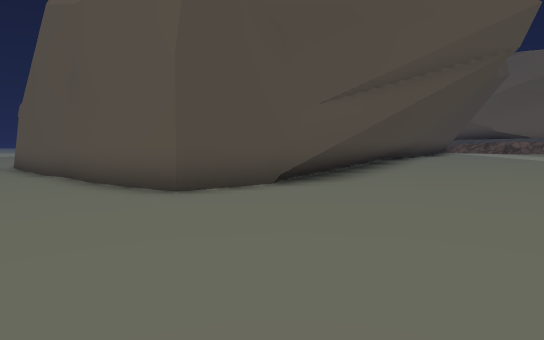
View 1 (above)

21 first-person views from a walk through a Unity game level. The camera is 1.4 m above the floor, tilts 4° down and sees 80° across. The floor is counted in squares, 2 m on a side. Each view is taken from the middle of a square. On the plan, view 1 faces up. The plan holds only what a view shows up to about 10 squares ahead; the rest is blank. The place goes on beyond the plan. Some surface patterns are stand-ins.

View 2
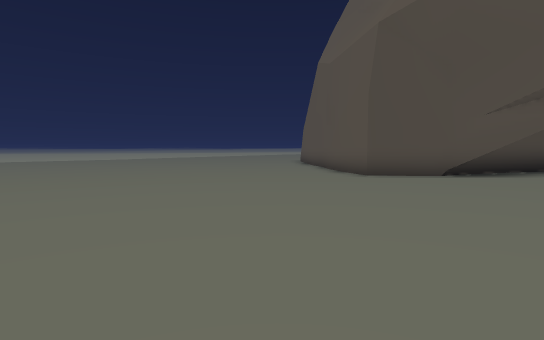

View 3
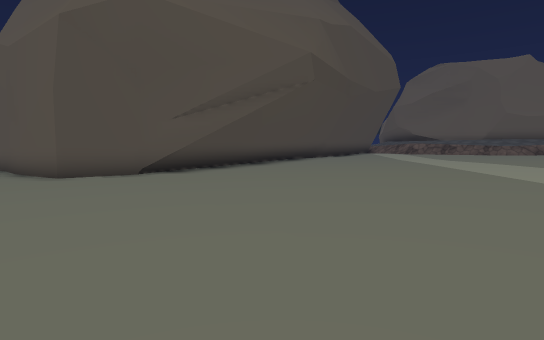

View 4
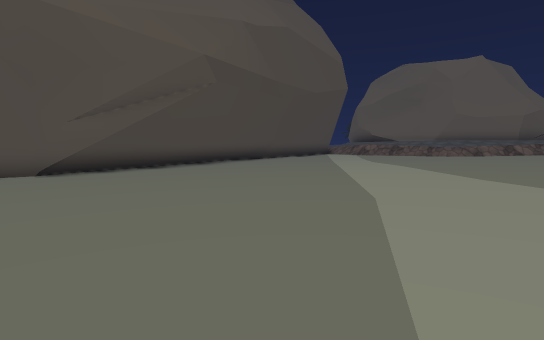

View 5
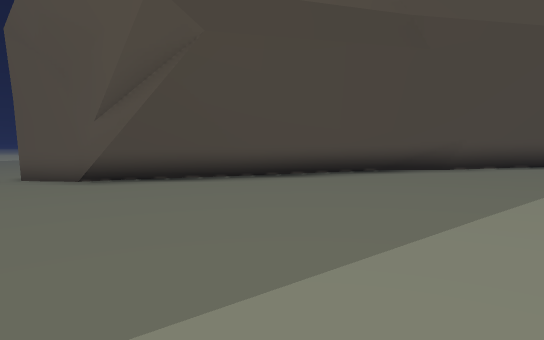

View 6
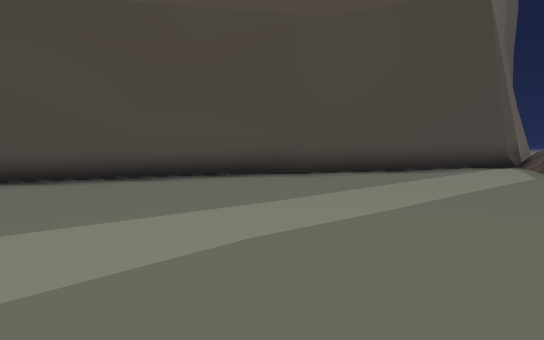

View 7
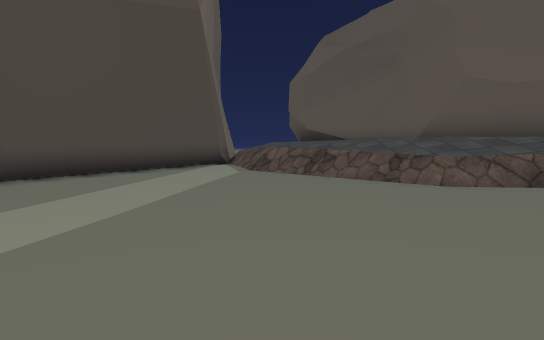

View 8
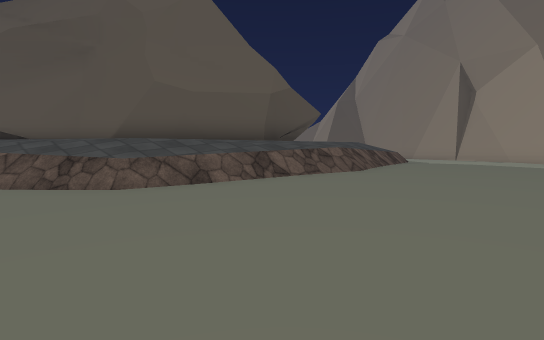

View 9
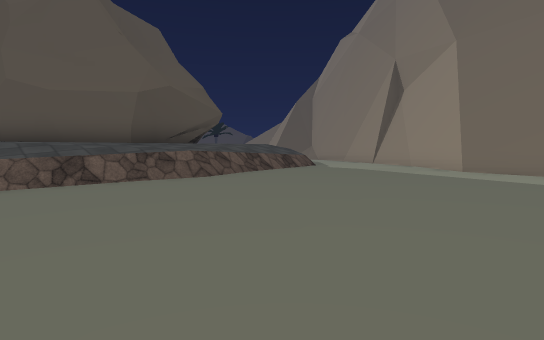

View 10
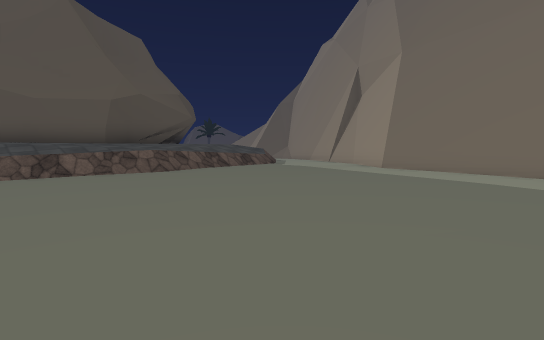

View 11
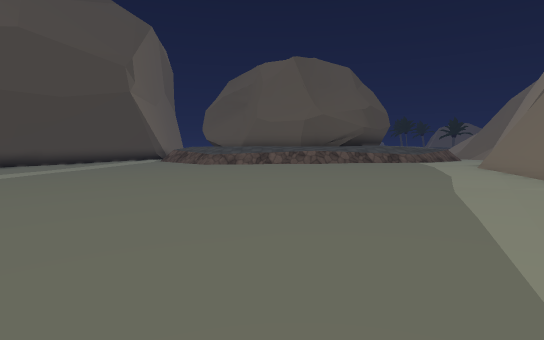

View 12
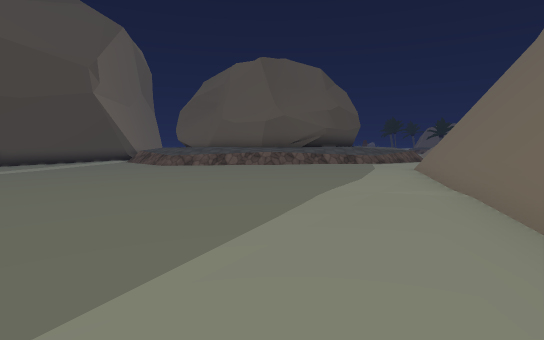

View 13
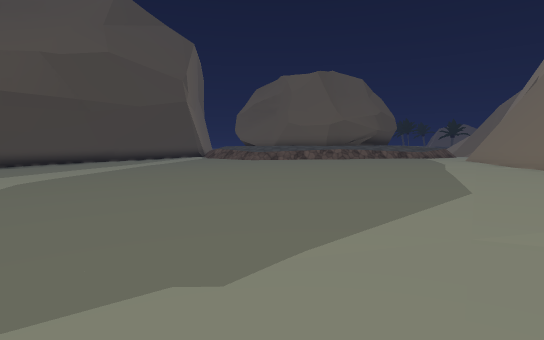

View 14
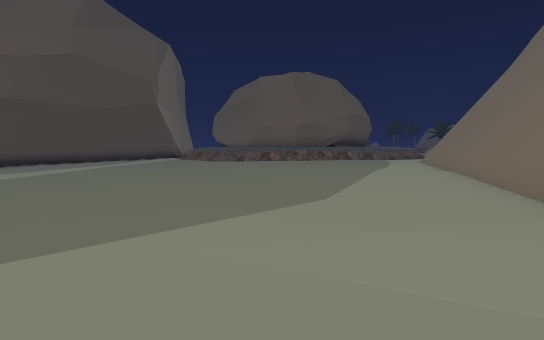

View 15
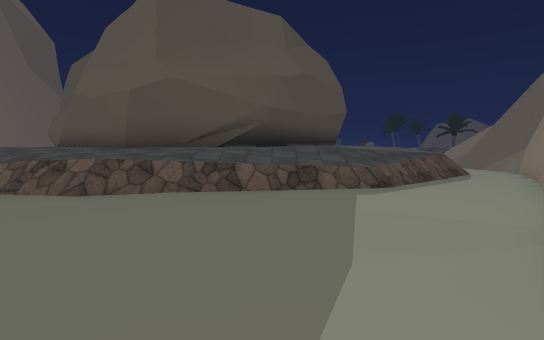

View 16
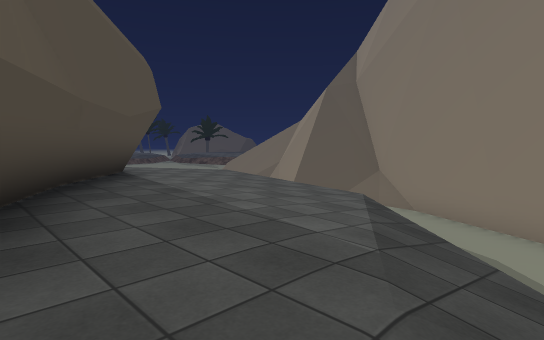

View 17
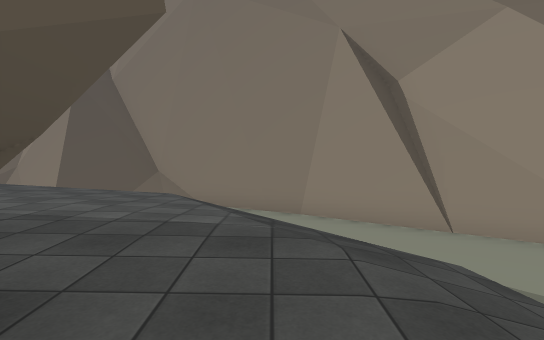

View 18
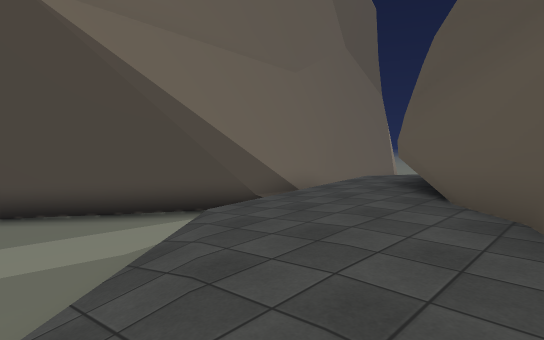

View 19
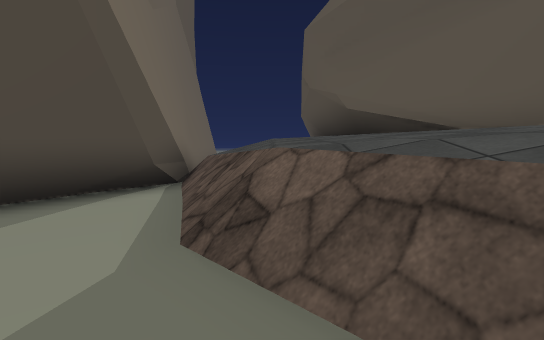

View 20
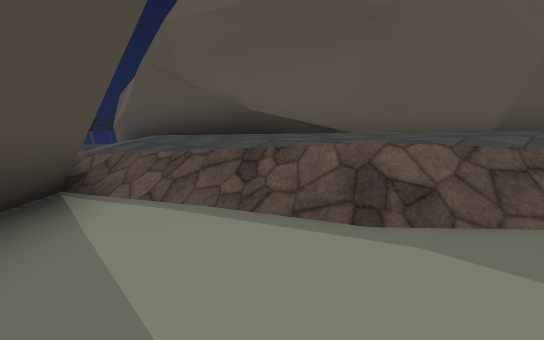

View 21
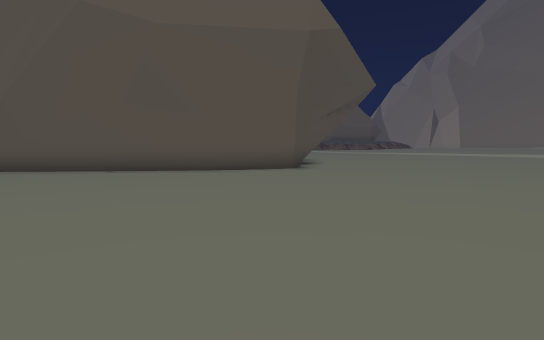

### Floor plan
Key: @ floor where view 1 was taken; # wall or solid block; . main floor; : floor 0.25 m higher than the main floor; - floor 0.25 m lower than the main floor; + floor 0.5 m higher than the main floor; _ floor 0.5 m lower than the main floor; < floor 0.75 m lower than the main floor; * floor 1.75 m higher than the main floor; % floor 2 m higher than the main floor; / step, stairs or slope; = window, fence, low wall or low ledge.
Columns run from 9 left of view 1 to 33 right of it. Each row starts with its distance up from view 1.
 25                     # /##
 24                     # /##
 23                     #//##
 22                     #//##            %%
 21                     #//%#          ##%%/ //
 20                    ##//%##        ##%%%/ //
 19                   ##.///%##       #%%%/  //
 18                   #..///%%##     ##%%%/  /#
 17                  ##...///%%##    #%%%///:##
 16                 ##.....//%%%######%%///:##
 15                ##......///%%%##%%%%///::#
 14               ##......../////**//////++##
 13              ##-.........///////////++##
 12              ##--........::::///++++++#
 11  ##         ##---........::::++++++++##
 10  <##        #----........:::::++++++##
  9  <<##      ##----.......::::::++++++#
  8  <<<##    ##_----.......::::::+++++##
  7  <<<<######__----.......:::::+++++=#
  6  <<<<<<##____----.......:::::+++++##
  5  <<<<<<______----.......::::++++++##
  4 <<<<<<_______----.......::::+++++/#
  3 <<<<<<_______-----......::::+++++##
  2 <<<<<<________----......::::+++++##
  1 <<<<<_________----.......:::++++/#
  0 <<<<<____@____----.. ....:::++++##
 -1 <<<<<_________----.   ...:::++++#
 -2 <<<<_________-----    ..:::+++++#
 -3        ______-  -      .:::++++
 -4                         :::++++
 -5                          ::+++
 -6                           : +

Where each view was taken, in squares from view 1:
view 1: 0 up, 0 right, facing up
view 2: 3 down, 3 right, facing up-left
view 3: 3 down, 4 right, facing up
view 4: 3 down, 7 right, facing up
view 5: 4 up, 10 right, facing up-left
view 6: 8 up, 13 right, facing up-left
view 7: 8 up, 13 right, facing up
view 8: 8 up, 14 right, facing up-right
view 9: 6 up, 17 right, facing up-right
view 10: 4 up, 17 right, facing up-right
view 11: 2 down, 19 right, facing up
view 12: 2 down, 21 right, facing up
view 13: 6 down, 17 right, facing up
view 14: 6 down, 19 right, facing up
view 15: 7 up, 24 right, facing up
view 16: 14 up, 24 right, facing up-right
view 17: 15 up, 23 right, facing right
view 18: 15 up, 17 right, facing up-left
view 19: 15 up, 13 right, facing up
view 20: 16 up, 10 right, facing up-right
view 21: 1 down, 9 left, facing up-right
